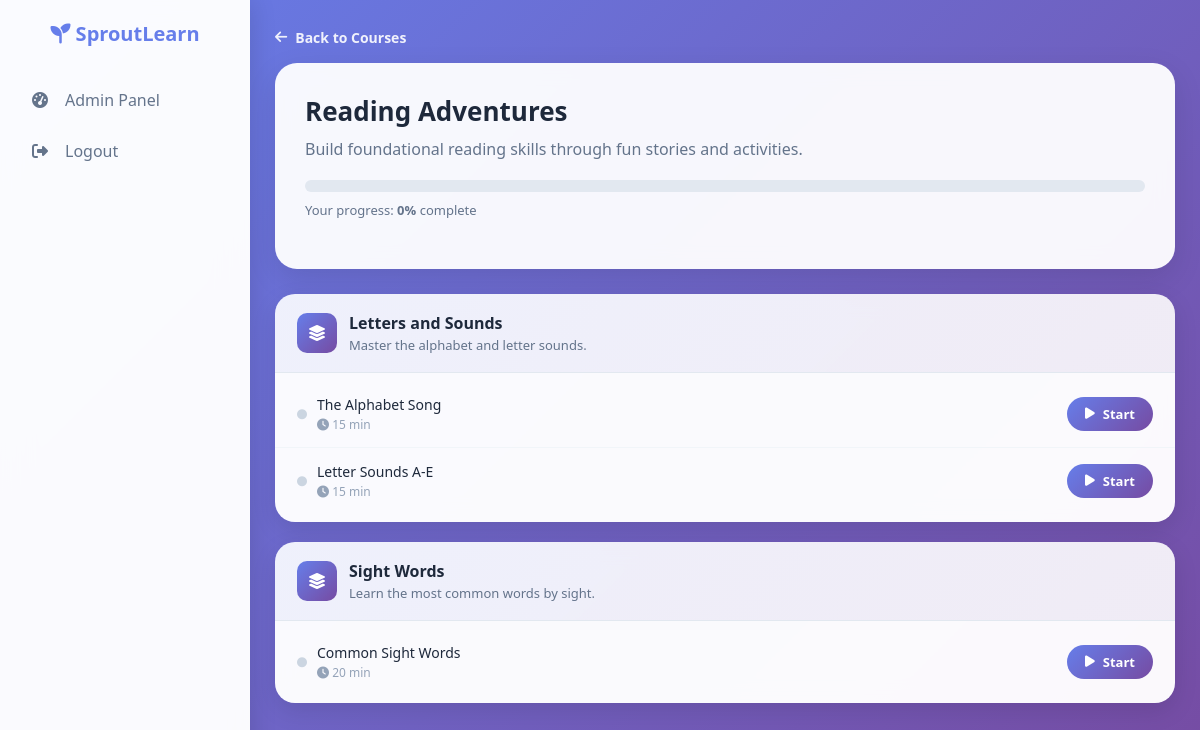
Page /course-view.php?id=1 (signed in) on the committed database.
### tables this page shows
CREATE TABLE IF NOT EXISTS courses (
    id          INT AUTO_INCREMENT PRIMARY KEY,
    title       VARCHAR(150) NOT NULL,
    description TEXT,
    category    VARCHAR(80)  DEFAULT NULL,
    order_index INT          DEFAULT 0,
    is_active   TINYINT(1)   DEFAULT 1,
    created_at  TIMESTAMP    DEFAULT CURRENT_TIMESTAMP
);

CREATE TABLE IF NOT EXISTS modules (
    id           INT AUTO_INCREMENT PRIMARY KEY,
    course_id    INT          NOT NULL,
    title        VARCHAR(150) NOT NULL,
    description  TEXT,
    module_order INT          DEFAULT 0,
    FOREIGN KEY (course_id) REFERENCES courses(id) ON DELETE CASCADE
);

CREATE TABLE IF NOT EXISTS lessons (
    id           INT AUTO_INCREMENT PRIMARY KEY,
    module_id    INT          NOT NULL,
    title        VARCHAR(150) NOT NULL,
    description  TEXT,
    content      TEXT,
    duration     INT          DEFAULT 10,
    media_path   VARCHAR(255) NULL,
    media_type   ENUM('image','video') NULL,
    lesson_order INT          DEFAULT 0,
    FOREIGN KEY (module_id) REFERENCES modules(id) ON DELETE CASCADE
);

### config.php (called while the page is built, shortened)
<?php
function getDBConnection() {
    try {
        $pdo = new PDO("mysql:host=".DB_HOST.";dbname=".DB_NAME.";charset=utf8mb4", DB_USER, DB_PASS);
        $pdo->setAttribute(PDO::ATTR_ERRMODE, PDO::ERRMODE_EXCEPTION);
        return $pdo;
    } catch(PDOException $e) {
        error_log('DB connection failed: ' . $e->getMessage());
        return null;
    }
}
function getCourse($id) {
    $pdo = getDBConnection(); if(!$pdo) return null;
    $stmt = $pdo->prepare("SELECT * FROM courses WHERE id=?");
    $stmt->execute([$id]);
    return $stmt->fetch();
}
function getCourseModules($course_id) {
    $pdo = getDBConnection(); if(!$pdo) return [];
    $stmt = $pdo->prepare("SELECT * FROM modules WHERE course_id=? ORDER BY module_order");
    $stmt->execute([$course_id]);
    return $stmt->fetchAll();
}
function getModuleLessons($module_id) {
    $pdo = getDBConnection(); if(!$pdo) return [];
    $stmt = $pdo->prepare("SELECT * FROM lessons WHERE module_id=? ORDER BY lesson_order");
    $stmt->execute([$module_id]);
    return $stmt->fetchAll();
}
function isLessonComplete($student_id, $lesson_id) {
    $pdo = getDBConnection(); if(!$pdo) return false;
    $stmt = $pdo->prepare("SELECT completed FROM student_progress WHERE student_id=? AND lesson_id=?");
    $stmt->execute([$student_id, $lesson_id]);
    $row = $stmt->fetch();
    return $row && $row['completed'];
}
function getStudentProgress($student_id, $course_id=null) {
    $pdo = getDBConnection(); if(!$pdo) return 0;
    if($course_id) {
        $stmt = $pdo->prepare("SELECT COUNT(DISTINCT l.id) as total FROM lessons l JOIN modules m ON l.module_id=m.id WHERE m.course_id=?");
        $stmt->execute([$course_id]);
        $total = $stmt->fetch()['total'];
        $stmt = $pdo->prepare("SELECT COUNT(DISTINCT sp.lesson_id) as completed FROM student_progress sp JOIN lessons l ON sp.lesson_id=l.id JOIN modules m ON l.module_id=m.id WHERE sp.student_id=? AND sp.completed=1 AND m.course_id=?");
        $stmt->execute([$student_id, $course_id]);
        $completed = $stmt->fetch()['completed'];
    } else {
        $stmt = $pdo->query("SELECT COUNT(id) as total FROM lessons");
        $total = $stmt->fetch()['total'];
        $stmt = $pdo->prepare("SELECT COUNT(lesson_id) as completed FROM student_progress WHERE student_id=? AND completed=1");
        $stmt->execute([$student_id]);
        $completed = $stmt->fetch()['completed'];
    }
    return $total>0 ? round(($completed/$total)*100) : 0;
}
?>

### course-view.php (the view, shortened to what this page needs)
<?php
require_once 'config.php';
$id = (int)($_GET['id'] ?? 0);
$course = getCourse($id);
$modules  = getCourseModules($id);
$progress = getStudentProgress($_SESSION['user_id'], $id);
?>
<!DOCTYPE html>
<html lang="en">
<head>
    <link rel="stylesheet" href="https://cdnjs.cloudflare.com/ajax/libs/font-awesome/6.4.0/css/all.min.css">
</head>
<body>
<div class="particles">
</div>
<div class="sidebar"><?php include 'sidebar.php'; ?></div>
<div class="main-content">
    <a href="courses.php" class="btn-back"><i class="fas fa-arrow-left"></i> Back to Courses</a>
    <div class="course-hero">
        <h1><?= htmlspecialchars($course['title']) ?></h1>
        <p><?= htmlspecialchars($course['description']) ?></p>
        <div class="progress-track">
        </div>
        <p class="progress-label">Your progress: <strong><?= $progress ?>%</strong> complete</p>
    </div>
    <?php if(empty($modules)): ?>
        <div class="empty-state">
            <i class="fas fa-folder-open" style="font-size:48px;color:#cbd5e1;"></i>
            <p style="color:#64748b;margin-top:12px;">No modules found for this course.</p>
        </div>
    <?php else: ?>
        <?php foreach($modules as $m):
            $lessons = getModuleLessons($m['id']);
        ?>
        <div class="module-card">
            <div class="module-header">
                <div class="module-icon"><i class="fas fa-layer-group"></i></div>
                <div>
                    <h3><?= htmlspecialchars($m['title']) ?></h3>
                    <?php if(!empty($m['description'])): ?>
                    <p><?= htmlspecialchars($m['description']) ?></p>
                    <?php endif; ?>
                </div>
            </div>
            <div class="lessons-list">
                <?php if(empty($lessons)): ?>
                    <p style="padding:16px 22px;color:#94a3b8;font-size:14px;">No lessons in this module yet.</p>
                <?php else: ?>
                    <?php foreach($lessons as $l):
                        $complete = isLessonComplete($_SESSION['user_id'], $l['id']);
                    ?>
                    <div class="lesson-item">
                        <div class="lesson-info">
                            <?php if($complete): ?>
                                <i class="fas fa-check-circle check"></i>
                            <?php else: ?>
                                <i class="fas fa-circle dot"></i>
                            <?php endif; ?>
                            <div>
                                <div class="lesson-title"><?= htmlspecialchars($l['title']) ?></div>
                                <div class="lesson-meta"><i class="fas fa-clock"></i> <?= (int)$l['duration'] ?> min</div>
                            </div>
                        </div>
                        <a href="lesson-view.php?id=<?= (int)$l['id'] ?>" class="btn" style="padding:8px 18px;font-size:13px;">
                            <?= $complete ? '<i class="fas fa-redo"></i> Review' : '<i class="fas fa-play"></i> Start' ?>
                        </a>
                    </div>
                    <?php endforeach; ?>
                <?php endif; ?>
            </div>
        </div>
        <?php endforeach; ?>
    <?php endif; ?>
</div>
</body>
</html>

### course-view.php (style rules this page uses)
:root { --primary:#667eea; --secondary:#764ba2; --white:#fff; --text:#1e293b; }
* { margin:0; padding:0; box-sizing:border-box; }
body { font-family:'Segoe UI',sans-serif; background:linear-gradient(135deg,#667eea,#764ba2,#f093fb,#4facfe,#43e97b); background-size:400% 400%; animation:gradientBG 14s ease infinite; min-height:100vh; }
.particles { position:fixed; top:0; left:0; width:100%; height:100%; pointer-events:none; z-index:0; overflow:hidden; }
.sidebar { width:250px; background:rgba(255,255,255,0.97); backdrop-filter:blur(16px); position:fixed; height:100vh; padding:20px 0; box-shadow:2px 0 24px rgba(0,0,0,0.12); z-index:100; }
.main-content { margin-left:250px; padding:25px; position:relative; z-index:1; }
.course-hero { background:rgba(255,255,255,0.95); backdrop-filter:blur(10px); border-radius:22px; padding:30px; margin-bottom:25px; box-shadow:0 10px 30px rgba(0,0,0,0.1); animation:fadeSlideIn 0.5s ease; }
.course-hero h1 { font-size:26px; color:var(--text); margin-bottom:8px; }
.course-hero p { color:#64748b; line-height:1.6; margin-bottom:18px; }
.progress-track { background:#e2e8f0; border-radius:50px; height:12px; overflow:hidden; margin-bottom:8px; }
.progress-label { color:#64748b; font-size:13px; }
.btn { display:inline-flex; align-items:center; gap:8px; background:linear-gradient(135deg,var(--primary),var(--secondary)); color:white; padding:10px 22px; border-radius:50px; text-decoration:none; font-weight:600; font-size:14px; transition:transform 0.2s, box-shadow 0.2s; border:none; cursor:pointer; }
.btn-back { display:inline-flex; align-items:center; gap:8px; color:rgba(255,255,255,0.9); text-decoration:none; font-weight:600; margin-bottom:16px; font-size:14px; transition:color 0.2s; }
.module-card { background:rgba(255,255,255,0.97); backdrop-filter:blur(10px); border-radius:20px; margin-bottom:20px; box-shadow:0 8px 24px rgba(0,0,0,0.1); overflow:hidden; animation:fadeSlideIn 0.5s ease both; transition:transform 0.3s; }
.module-card:nth-child(3) { animation-delay:0.3s; }
.module-header { padding:18px 22px; background:linear-gradient(135deg,rgba(102,126,234,0.08),rgba(118,75,162,0.08)); border-bottom:1px solid #e2e8f0; display:flex; align-items:center; gap:12px; }
.module-header h3 { color:var(--text); font-size:16px; }
.module-header p { color:#64748b; font-size:13px; margin-top:2px; }
.module-icon { width:40px; height:40px; flex-shrink:0; background:linear-gradient(135deg,var(--primary),var(--secondary)); border-radius:10px; display:flex; align-items:center; justify-content:center; color:white; font-size:16px; }
.lessons-list { padding:8px 0; }
.lesson-item { display:flex; align-items:center; justify-content:space-between; padding:14px 22px; border-bottom:1px solid #f1f5f9; gap:12px; flex-wrap:wrap; transition:background 0.2s; }
.lesson-item:last-child { border-bottom:none; }
.lesson-info { display:flex; align-items:center; gap:10px; flex:1; min-width:0; }
.lesson-info .dot { color:#cbd5e1; font-size:10px; }
.lesson-title { font-size:14px; color:var(--text); font-weight:500; white-space:nowrap; overflow:hidden; text-overflow:ellipsis; }
.lesson-meta { font-size:12px; color:#94a3b8; margin-top:2px; }

### rows in the picture
courses: title "Reading Adventures", description "Build foundational reading skills through fun stories and activities."
modules: title "Letters and Sounds", description "Master the alphabet and letter sounds."
lessons: title "The Alphabet Song", duration "15"
lessons: title "Letter Sounds A-E", duration "15"
modules: title "Sight Words", description "Learn the most common words by sight."
lessons: title "Common Sight Words", duration "20"

### other values in the picture
$progress "0"
